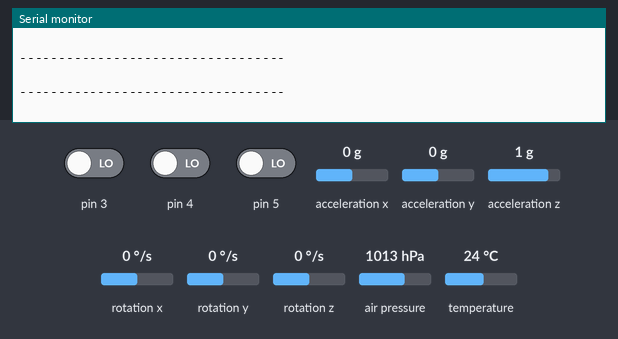
Bench run of a sketch on a simulated Arduino Uno, built with avr-gcc and run on an emulated ATmega328P. Shown: the last lines printed to the serial monitor. Wiring (inferred from the names in the program): MPU-6050 motion sensor at I2C address 0x68. The test bench sets the inputs (shaded band); at power-on: pin 3 LOW, pin 4 LOW, pin 5 LOW, acceleration x 0 g, acceleration y 0 g, acceleration z 1 g, rotation x 0 °/s, rotation y 0 °/s, rotation z 0 °/s, air pressure 1013 hPa, temperature 24 °C.

Above: at 5.8 s.
5.9 s: pin 3 driven HIGH
11.9 s: pin 3 driven LOW and pin 4 driven HIGH
At 16.1 s:
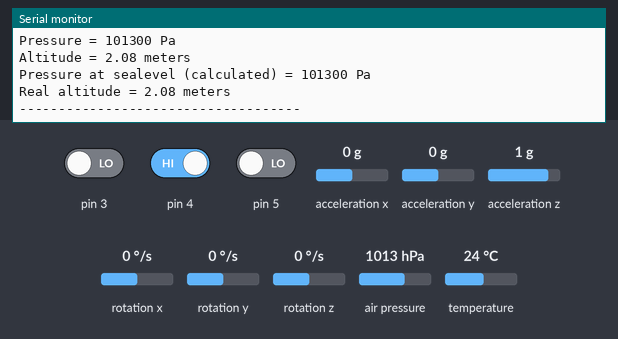
17.9 s: pin 5 driven HIGH
28.7 s: pin 4 driven LOW
At 34.6 s:
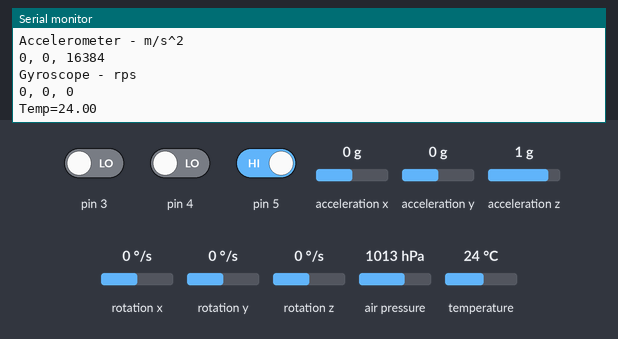
34.9 s: acceleration x set to -1.4 g
At 36.5 s:
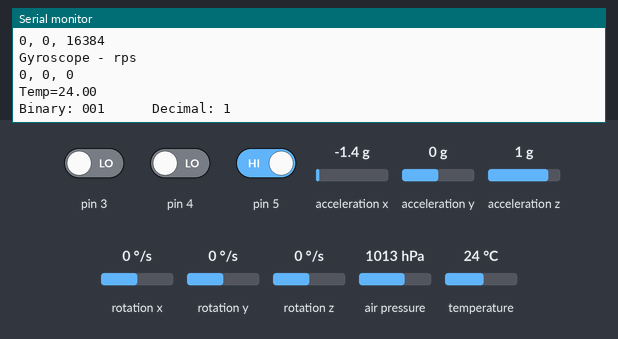
40.9 s: acceleration y set to -1.4 g
At 47.5 s:
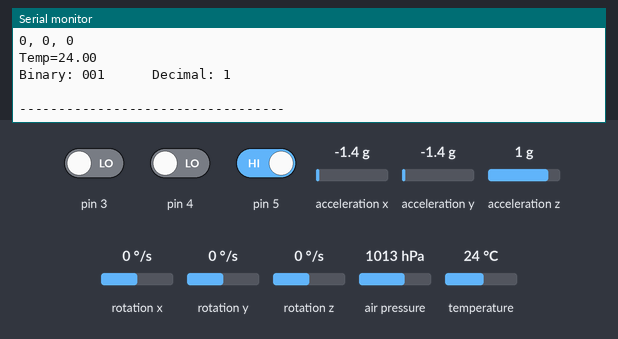
Timing chart, 0 to 47.9 s (numbered marks = the images above; inputs shaded):
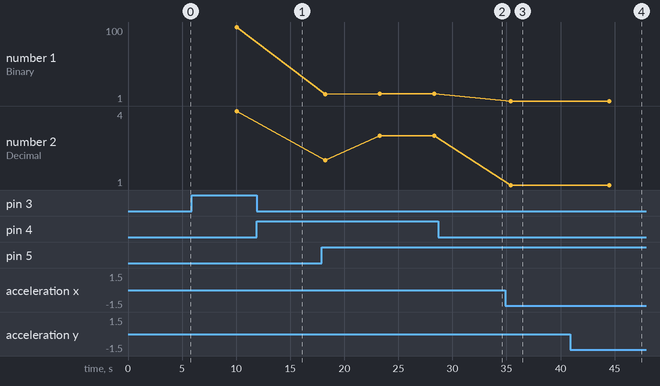

The sketch:

fullSystem_AccDip_BarDip_v2.ino
```cpp
//Import all required libraries
#include <Adafruit_BMP085.h>
#include <SPI.h>
#include <Wire.h>
#include <Adafruit_GFX.h>
#include <Adafruit_SSD1306.h>
#include <Adafruit_MPU6050.h>
#include <Adafruit_Sensor.h>
#include <Adafruit_BMP280.h>
const int MPU6050_addr = 0x68;
int16_t AccX, AccY, AccZ, Temp, GyroX, GyroY, GyroZ;

Adafruit_BMP085 bmp;

// Declaration for an SSD1306 display connected to I2C (SDA, SCL pins)
#define OLED_RESET     4 // Reset pin # (or -1 if sharing Arduino reset pin)

#include <Adafruit_BMP085.h>
#define seaLevelPressure_hPa 1013.25


#define SCREEN_WIDTH 128 // OLED display width, in pixels
#define SCREEN_HEIGHT 64 // OLED display height, in pixels
Adafruit_SSD1306 display(SCREEN_WIDTH, SCREEN_HEIGHT);

//Initialize the variables
int bitVal;
String stringBit;
String stringBinary;
long binaryNumber;
int decimalNumber;
/*
//Prints the HEC5 logo on OLED Display
static const uint8_t PROGMEM logo[] = {
  0x00, 0x00, 0x00, 0x00, 0x00, 0x00, 0x00, 0x00, 0x00, 0x00, 0x00, 0x00, 0x00, 0x00, 0x00, 0x00,
  0x00, 0x00, 0x00, 0x00, 0x00, 0x00, 0x00, 0x00, 0x00, 0x00, 0x00, 0x00, 0x00, 0x00, 0x00, 0x00,
  0x00, 0x00, 0x00, 0x00, 0x00, 0x00, 0x00, 0x00, 0x00, 0x00, 0x00, 0x00, 0x00, 0x00, 0x00, 0x00,
  0x00, 0x00, 0x00, 0x00, 0x00, 0x00, 0x00, 0x00, 0x00, 0x00, 0x00, 0x00, 0x00, 0x00, 0x00, 0x00,
  0x00, 0x00, 0x00, 0x00, 0x00, 0x00, 0x00, 0x2f, 0xbb, 0x00, 0x00, 0x00, 0x00, 0x00, 0x00, 0x00,
  0x00, 0x00, 0x00, 0x00, 0x00, 0x00, 0x00, 0x3f, 0xa3, 0x80, 0x00, 0x00, 0x00, 0x00, 0x00, 0x00,
  0x00, 0x00, 0x00, 0x00, 0x00, 0x00, 0x00, 0x37, 0xb1, 0x80, 0x00, 0x00, 0x00, 0x00, 0x00, 0x00,
  0x00, 0x00, 0x00, 0x00, 0x00, 0x00, 0x00, 0x00, 0x03, 0x80, 0x00, 0x00, 0x00, 0x00, 0x00, 0x00,
  0x00, 0x00, 0x00, 0x00, 0x00, 0x00, 0x00, 0x00, 0x00, 0x00, 0x00, 0x00, 0x00, 0x00, 0x00, 0x00,
  0x00, 0x00, 0x00, 0x00, 0x00, 0x00, 0x00, 0x00, 0x00, 0x00, 0x00, 0x00, 0x00, 0x00, 0x00, 0x00,
  0x00, 0x00, 0x00, 0x00, 0x00, 0x00, 0x00, 0x00, 0x00, 0x00, 0x00, 0x00, 0x00, 0x00, 0x00, 0x00,
  0x00, 0x00, 0x00, 0x00, 0x00, 0x00, 0x00, 0x00, 0x00, 0x00, 0x00, 0x00, 0x00, 0x00, 0x00, 0x00,
  0x00, 0x00, 0x00, 0x00, 0x00, 0x00, 0x0c, 0x00, 0x00, 0x00, 0x08, 0x00, 0x00, 0x00, 0x00, 0x00,
  0x00, 0x00, 0x00, 0x00, 0x00, 0x18, 0x00, 0x00, 0x00, 0x80, 0x1c, 0x00, 0x00, 0x00, 0x00, 0x00,
  0x00, 0x00, 0x00, 0x00, 0x00, 0x0c, 0x00, 0x00, 0x01, 0x00, 0x1a, 0x00, 0x00, 0x00, 0x00, 0x00,
  0x00, 0x00, 0x00, 0x00, 0x00, 0x30, 0x18, 0x00, 0x01, 0x00, 0xcb, 0x00, 0x00, 0x00, 0x00, 0x00,
  0x00, 0x00, 0x00, 0x00, 0x00, 0x70, 0xff, 0xf0, 0x02, 0x00, 0xe3, 0x80, 0x00, 0x00, 0x00, 0x00,
  0x00, 0x00, 0x00, 0x00, 0x00, 0x71, 0xff, 0x60, 0x04, 0x00, 0x75, 0x80, 0x00, 0x00, 0x00, 0x00,
  0x00, 0x00, 0x00, 0x00, 0x00, 0xc3, 0xff, 0x20, 0x08, 0x00, 0xf3, 0x40, 0x00, 0x00, 0x00, 0x00,
  0x00, 0x00, 0x00, 0x00, 0x00, 0xc7, 0xff, 0x00, 0x10, 0xc0, 0xf9, 0xc0, 0x00, 0x00, 0x00, 0x00,
  0x00, 0x00, 0x00, 0x00, 0x01, 0xcf, 0x03, 0x00, 0x24, 0x61, 0xfd, 0x20, 0x00, 0x00, 0x00, 0x00,
  0x00, 0x00, 0x00, 0x00, 0x01, 0xdf, 0x47, 0x80, 0x40, 0x30, 0xfd, 0xe0, 0x00, 0x00, 0x00, 0x00,
  0x00, 0x00, 0x00, 0x00, 0x03, 0x9f, 0x03, 0x81, 0xe0, 0x1c, 0xfe, 0xe0, 0x00, 0x00, 0x00, 0x00,
  0x00, 0x00, 0x00, 0x00, 0x06, 0x9f, 0xe7, 0x01, 0xf8, 0x1f, 0x7e, 0x60, 0x00, 0x00, 0x00, 0x00,
  0x00, 0x00, 0x00, 0x00, 0x03, 0x8f, 0xff, 0x01, 0x38, 0x3f, 0x7e, 0x20, 0x00, 0x00, 0x00, 0x00,
  0x00, 0x00, 0x00, 0x00, 0x00, 0x07, 0xfe, 0x03, 0xf4, 0x27, 0x7f, 0x30, 0x00, 0x00, 0x00, 0x00,
  0x00, 0x00, 0x00, 0x00, 0x00, 0x07, 0xfc, 0x07, 0xff, 0xff, 0x7f, 0x38, 0x00, 0x00, 0x00, 0x00,
  0x00, 0x00, 0x00, 0x00, 0x00, 0x02, 0x6c, 0x05, 0xff, 0xf3, 0x7f, 0x38, 0x00, 0x00, 0x00, 0x00,
  0x00, 0x00, 0x00, 0x00, 0x00, 0x00, 0x46, 0x0b, 0xfe, 0xfb, 0xff, 0x28, 0x00, 0x00, 0x00, 0x00,
  0x00, 0x00, 0x00, 0x00, 0x00, 0x00, 0x04, 0x13, 0xff, 0xf8, 0xff, 0xb8, 0x00, 0x00, 0x00, 0x00,
  0x00, 0x00, 0x00, 0x00, 0x00, 0x00, 0x1e, 0x23, 0xbf, 0xfd, 0xff, 0x80, 0x00, 0x00, 0x00, 0x00,
  0x00, 0x00, 0x00, 0x00, 0x00, 0x00, 0xd8, 0x03, 0x7f, 0xf5, 0xff, 0x80, 0x00, 0x00, 0x00, 0x00,
  0x00, 0x00, 0x00, 0x00, 0x0c, 0x00, 0x04, 0x07, 0x7f, 0xf5, 0xff, 0x80, 0x00, 0x00, 0x00, 0x00,
  0x00, 0x00, 0x00, 0x00, 0x0c, 0x00, 0x00, 0x00, 0x7f, 0xfd, 0xff, 0x80, 0x00, 0x00, 0x00, 0x00,
  0x00, 0x00, 0x00, 0x00, 0x0e, 0x00, 0x00, 0x00, 0x7f, 0xf1, 0xff, 0x80, 0x00, 0x00, 0x00, 0x00,
  0x00, 0x00, 0x00, 0x00, 0x0e, 0x00, 0x00, 0x00, 0x7e, 0xe0, 0xff, 0x00, 0x00, 0x00, 0x00, 0x00,
  0x00, 0x00, 0x00, 0x00, 0x0e, 0x00, 0x00, 0x03, 0x7f, 0xe0, 0xff, 0x00, 0x00, 0x00, 0x00, 0x00,
  0x00, 0x00, 0x00, 0x00, 0x00, 0x00, 0x00, 0x13, 0x17, 0xc0, 0x7f, 0x00, 0x00, 0x00, 0x00, 0x00,
  0x00, 0x00, 0x00, 0x00, 0x07, 0x00, 0x00, 0x7e, 0x15, 0xc0, 0xff, 0x70, 0x00, 0x00, 0x00, 0x00,
  0x00, 0x00, 0x00, 0x00, 0x04, 0x00, 0x00, 0x78, 0xfd, 0xc0, 0xcf, 0x30, 0x00, 0x00, 0x00, 0x00,
  0x00, 0x00, 0x00, 0x00, 0x04, 0x00, 0x00, 0xf0, 0xfd, 0x80, 0x82, 0x60, 0x00, 0x00, 0x00, 0x00,
  0x00, 0x00, 0x00, 0x00, 0x03, 0x80, 0x01, 0xc0, 0xfe, 0xd0, 0xc0, 0xf0, 0x00, 0x00, 0x00, 0x00,
  0x00, 0x00, 0x00, 0x00, 0x03, 0x00, 0x01, 0x80, 0xff, 0xe0, 0xe4, 0xe0, 0x00, 0x00, 0x00, 0x00,
  0x00, 0x00, 0x00, 0x00, 0x03, 0xc0, 0x00, 0x01, 0xff, 0xe3, 0xcd, 0x20, 0x00, 0x00, 0x00, 0x00,
  0x00, 0x00, 0x00, 0x00, 0x01, 0xc0, 0x01, 0x83, 0xff, 0xf3, 0xc1, 0x80, 0x00, 0x00, 0x00, 0x00,
  0x00, 0x00, 0x00, 0x00, 0x01, 0xc0, 0x01, 0x83, 0xff, 0xfb, 0xe0, 0x40, 0x00, 0x00, 0x00, 0x00,
  0x00, 0x00, 0x00, 0x00, 0x00, 0x60, 0x00, 0x03, 0xff, 0xf9, 0xf3, 0x80, 0x00, 0x00, 0x00, 0x00,
  0x00, 0x00, 0x00, 0x00, 0x00, 0x70, 0x00, 0x10, 0xff, 0xf9, 0xe1, 0x80, 0x00, 0x00, 0x00, 0x00,
  0x00, 0x00, 0x00, 0x00, 0x00, 0x78, 0x00, 0x00, 0xff, 0xfb, 0xcd, 0x00, 0x00, 0x00, 0x00, 0x00,
  0x00, 0x00, 0x00, 0x00, 0x00, 0x24, 0x00, 0x00, 0x83, 0xf1, 0x86, 0x00, 0x00, 0x00, 0x00, 0x00,
  0x00, 0x00, 0x00, 0x00, 0x00, 0x1c, 0x00, 0x00, 0x03, 0xe0, 0x3c, 0x00, 0x00, 0x00, 0x00, 0x00,
  0x00, 0x00, 0x00, 0x00, 0x00, 0x18, 0x00, 0x00, 0x03, 0x80, 0x38, 0x00, 0x00, 0x00, 0x00, 0x00,
  0x00, 0x00, 0x00, 0x00, 0x00, 0x00, 0x00, 0x00, 0x00, 0x00, 0xb0, 0x00, 0x00, 0x00, 0x00, 0x00,
  0x00, 0x00, 0x00, 0x00, 0x00, 0x00, 0x00, 0x00, 0x00, 0x00, 0xc0, 0x00, 0x00, 0x00, 0x00, 0x00,
  0x00, 0x00, 0x00, 0x00, 0x00, 0x00, 0x10, 0x00, 0x00, 0x00, 0x40, 0x00, 0x00, 0x00, 0x00, 0x00,
  0x00, 0x00, 0x00, 0x00, 0x00, 0x00, 0x3e, 0x00, 0x00, 0x00, 0x00, 0x00, 0x00, 0x00, 0x00, 0x00,
  0x00, 0x00, 0x00, 0x00, 0x00, 0x00, 0x3f, 0xc0, 0x00, 0x40, 0x00, 0x00, 0x00, 0x00, 0x00, 0x00,
  0x00, 0x00, 0x00, 0x00, 0x00, 0x00, 0x0b, 0xbe, 0x32, 0x60, 0x00, 0x00, 0x00, 0x00, 0x00, 0x00,
  0x00, 0x00, 0x00, 0x00, 0x00, 0x00, 0x07, 0xba, 0xbe, 0xe0, 0x00, 0x00, 0x00, 0x00, 0x00, 0x00,
  0x00, 0x00, 0x00, 0x00, 0x00, 0x00, 0x00, 0xfb, 0xfa, 0x80, 0x00, 0x00, 0x00, 0x00, 0x00, 0x00,
  0x00, 0x00, 0x00, 0x00, 0x00, 0x00, 0x00, 0x0f, 0xe8, 0x00, 0x00, 0x00, 0x00, 0x00, 0x00, 0x00,
  0x00, 0x00, 0x00, 0x00, 0x00, 0x00, 0x00, 0x00, 0x00, 0x00, 0x00, 0x00, 0x00, 0x00, 0x00, 0x00,
  0x00, 0x00, 0x00, 0x00, 0x00, 0x00, 0x00, 0x00, 0x00, 0x00, 0x00, 0x00, 0x00, 0x00, 0x00, 0x00,
  0x00, 0x00, 0x00, 0x00, 0x00, 0x00, 0x00, 0x00, 0x00, 0x00, 0x00, 0x00, 0x00, 0x00, 0x00, 0x00
};

*/

void setup() {
//accerleration basic reading
 Serial.begin(9600);
   //SSD1306_SWITCHCAPVCC = generate display voltage from 3.3V internally
  //display.begin(SSD1306_SWITCHCAPVCC, 0x3C);
  //display.clearDisplay();

//   Show initial display buffer contents on the screen --
  //display.drawBitmap(0,0,logo,128,64,1);
//   the library initializes this with an Adafruit splash screen.
  //display.display();
  //delay(5000); // Pause for 5 seconds

  //display.clearDisplay();
  // Clear the buffer
  // Show the display buffer on the screen. You MUST call display() after
  // drawing commands to make them visible on screen!
  Wire.begin();
  Wire.beginTransmission(MPU6050_addr);
  Wire.write(0x6B);
  Wire.write(0);
  Wire.endTransmission(true);
  display.clearDisplay();
  display.setTextSize(1);
  display.setTextColor(WHITE);
  display.setRotation(0);
  display.clearDisplay();


  //Sets pin 3 to pin 6 as input
  //DIP Switch
  for (int x = 3; x < 6; x++) {

    pinMode(x, INPUT);
   //Serial.print("Digital port input check: ");
   //Serial.println(x);
}
}

void loop() {
  Wire.beginTransmission(MPU6050_addr);
  Wire.write(0x3B);
  Wire.endTransmission(false);
  Wire.requestFrom(MPU6050_addr, 14, true);
  AccX = Wire.read() << 8 | Wire.read();
  AccY = Wire.read() << 8 | Wire.read();
  AccZ = Wire.read() << 8 | Wire.read();
  Temp = Wire.read() << 8 | Wire.read();
  GyroX = Wire.read() << 8 | Wire.read();
  GyroY = Wire.read() << 8 | Wire.read();
  GyroZ = Wire.read() << 8 | Wire.read();

display.clearDisplay();
  //Reads the Binary number from the DIP Switch
  for (int x = 3; x < 6; x++) {

    bitVal = digitalRead(x);
    stringBit = String(bitVal);
    stringBinary = stringBinary + stringBit;
    binaryNumber = stringBinary.toInt();

  }
  //Function to convert Binary to Decimal
  decimalNumber = convertBinaryToDecimal(binaryNumber);


  switch (decimalNumber){
  case 1:
  Serial.println("Accelerometer Application Running");
  AccelerometerSerial();
  PositionSerial();
  //AccelerometerOLED();
  delay(2000);

    //DisplayPositionOLED();
    break;
  case 2:
    Serial.println("Barometer Application Running");
    BarometerSerial();
    //Barometer();
    PositionSerial();
    break;
  case 3:
    Serial.println("Ultrasonic Application Running");
    //Ultrasonic();
    PositionSerial();
    break;
  case 4:
    Serial.println("Switch Application Running");
    //Switch();
    PositionSerial();
    break;
}

   //AccelerometerSerial();
   //PositionSerial();
   //AccelerometerOLED();
   //DisplayPositionOLED();
   Serial.println(" ");
   Serial.println("----------------------------------");
   delay(5000);


  //Resets all the variables
  binaryNumber = 0;
  bitVal = 0;
  stringBit = "";
  stringBinary = "";


}


void AccelerometerSerial(){
  Wire.beginTransmission(MPU6050_addr);
  Wire.write(0x3B);
  Wire.endTransmission(false);
  Wire.requestFrom(MPU6050_addr, 14, true);
  AccX = Wire.read() << 8 | Wire.read();
  AccY = Wire.read() << 8 | Wire.read();
  AccZ = Wire.read() << 8 | Wire.read();
  Temp = Wire.read() << 8 | Wire.read();
  GyroX = Wire.read() << 8 | Wire.read();
  GyroY = Wire.read() << 8 | Wire.read();
  GyroZ = Wire.read() << 8 | Wire.read();

  Serial.println("HEC5-UTTyler 2022");
  Serial.println("NASA-TSGC Design");
  Serial.println("");
  Serial.println("Accelerometer - m/s^2");
  Serial.print(AccX);
  Serial.print(", ");
  Serial.print(AccY);
  Serial.print(", ");
  Serial.print(AccZ);
  Serial.println("");
  Serial.println("Gyroscope - rps");
  Serial.print(GyroX, 1);
  Serial.print(", ");
  Serial.print(GyroY);
  Serial.print(", ");
  Serial.print(GyroZ);
  Serial.println("");
  Serial.print("Temp=");
  Serial.print(Temp / 340.00 + 36.53);
  Serial.println("");
  delay(2000);
}

void AccelerometerOLED(){
  Wire.beginTransmission(MPU6050_addr);
  Wire.write(0x3B);
  Wire.endTransmission(false);
  Wire.requestFrom(MPU6050_addr, 14, true);
  AccX = Wire.read() << 8 | Wire.read();
  AccY = Wire.read() << 8 | Wire.read();
  AccZ = Wire.read() << 8 | Wire.read();
  Temp = Wire.read() << 8 | Wire.read();
  GyroX = Wire.read() << 8 | Wire.read();
  GyroY = Wire.read() << 8 | Wire.read();
  GyroZ = Wire.read() << 8 | Wire.read();

  display.clearDisplay();
  display.setCursor(0, 0);
  display.println("HEC5-UTTyler 2022");
  display.println("NASA-TSGC Design");
  display.println("");
  display.println("Accelerometer - m/s^2");
  display.print(AccX);
  display.print(", ");
  display.print(AccY);
  display.print(", ");
  display.print(AccZ);
  display.println("");
  display.println("Gyroscope - rps");
  display.print(GyroX, 1);
  display.print(", ");
  display.print(GyroY);
  display.print(", ");
  display.print(GyroZ);
  display.println("");
  display.print("Temp=");
  display.print(Temp / 340.00 + 36.53);
  display.display();
  delay(5555); // Pause for 5.55 seconds
}


 //Function to convert Binary to Decimal
long convertBinaryToDecimal(long binary) {
  long number = binary;
  long decimalVal = 0;
  long baseVal = 1;
  long tempVal = number;
  long previousDigit;
  while (tempVal) {
  //Converts Binary to Decimal
  previousDigit = tempVal % 10;
  tempVal = tempVal / 10;
  decimalVal += previousDigit * baseVal;
  baseVal = baseVal * 2;
  }
  //Returns the Decimal number
  return decimalVal;
}

void DisplayPositionOLED(){
   //Prints the Binary number on the OLED Display
  display.clearDisplay();
  display.setTextSize(1);
  display.setTextColor(WHITE);
  display.setCursor(5, 10);
  display.print("HEC5-UTTyler");
  display.setCursor(5, 20);
  display.print("NASA-TSGC Design");
  display.setCursor(5, 40);
  display.print("Binary:");
  display.println(stringBinary);
  //Prints the Decimal number on the OLED Display
  display.setTextSize(1);
  display.setTextColor(WHITE);
  display.setCursor(5, 50);
  display.print("Position:");
  display.println(decimalNumber);
  display.display();
  delay(3000);
  display.clearDisplay();
  }


void PositionSerial(){
  //Prints the Binary number on the Serial Monitor
Serial.print("Binary: ");
Serial.print(stringBinary);
Serial.print("      ");
//Prints the Decimal number on the Serial Monitor
Serial.print("Decimal: ");
Serial.println(decimalNumber);
}

void BarometerSerial(){
  Serial.println("HEC5-UTTyler 2022");
  Serial.println("NASA-TSGC Design");
  Serial.println("");
  Serial.print("Temperature = ");
  Serial.print(bmp.readTemperature());
  Serial.println(" *C");
  Serial.print("Pressure = ");
  Serial.print(bmp.readPressure());
  Serial.println(" Pa");
  Serial.print("Altitude = ");
  Serial.print(bmp.readAltitude());
  Serial.println(" meters");
  Serial.print("Pressure at sealevel (calculated) = ");
  Serial.print(bmp.readSealevelPressure());
  Serial.println(" Pa");
  Serial.print("Real altitude = ");
  Serial.print(bmp.readAltitude(seaLevelPressure_hPa * 100));
  Serial.println(" meters");
  Serial.println("------------------------------------");
  delay(3000);
}
```

Measured:
- after the input at 11.9 s, the serial monitor: prints a new line after 3.1 s (image 1)
- after the input at 28.7 s, the serial monitor: prints a new line after 4.6 s (image 2)
- after the input at 40.9 s, the serial monitor: prints a new line after 1.6 s (image 4)
- plotted number 1: 100 → 11 after the input at 17.9 s
- plotted number 2: 4 → 3 after the input at 17.9 s
